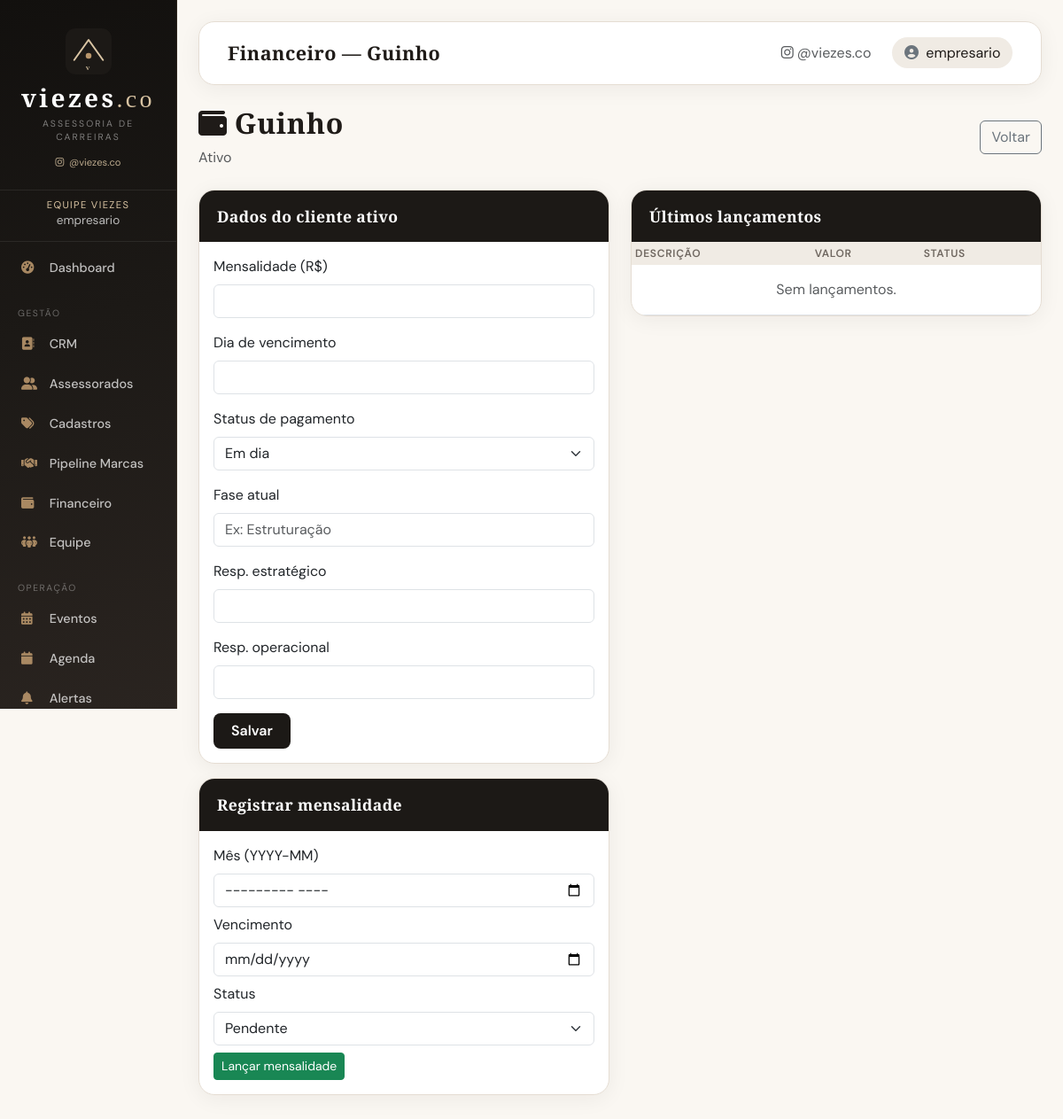
Page /financeiro/clientes/1 (signed in) on the committed database.
### app/models.py (models this page shows, shortened)
class User(UserMixin, db.Model):
    id = db.Column(db.Integer, primary_key=True)
    username = db.Column(db.String(80), unique=True, nullable=False)
    email = db.Column(db.String(120), unique=True, nullable=False)
    password_hash = db.Column(db.String(255), nullable=False)
    is_manager = db.Column(db.Boolean, default=False)  # True para empresário
    artist_id = db.Column(db.Integer, db.ForeignKey('artist.id'), nullable=True)
    display_name = db.Column(db.String(120), nullable=True)
    team_role = db.Column(db.String(40), nullable=True)  # estrategico, operacional, captacao
    phone = db.Column(db.String(20), nullable=True)
    is_active_user = db.Column(db.Boolean, default=True)
    created_at = db.Column(db.DateTime, default=datetime.utcnow)
    google_token = db.Column(db.Text, nullable=True)
    artist = db.relationship('Artist', backref='user_account', uselist=False)

class Artist(db.Model):
    id = db.Column(db.Integer, primary_key=True)
    name = db.Column(db.String(100), nullable=False)
    stage_name = db.Column(db.String(100), nullable=False)
    email = db.Column(db.String(120), nullable=False)
    phone = db.Column(db.String(20), nullable=True)
    artist_type_id = db.Column(db.Integer, db.ForeignKey('artist_type.id'), nullable=False)
    genre = db.Column(db.String(50), nullable=True)  # Gênero específico dentro do tipo
    description = db.Column(db.Text, nullable=True)
    color = db.Column(db.String(7), nullable=False)  # Cor em hex para agenda
    created_at = db.Column(db.DateTime, default=datetime.utcnow)
    is_active = db.Column(db.Boolean, default=True)
    client_status = db.Column(db.String(20), default='ativo')  # lead, onboarding, ativo, inativo
    service_type = db.Column(db.String(30), nullable=True)  # legado — use service_type_id
    service_type_id = db.Column(db.Integer, db.ForeignKey('catalog_item.id'), nullable=True)
    niche = db.Column(db.String(120), nullable=True)
    city = db.Column(db.String(80), nullable=True)
    state = db.Column(db.String(2), nullable=True)
    instagram = db.Column(db.String(120), nullable=True)
    onboarding_progress = db.Column(db.Integer, default=0)  # 0-100
    lead_id = db.Column(db.Integer, db.ForeignKey('lead.id'), nullable=True)
    onboarding_data = db.Column(db.Text, nullable=True)  # JSON — campos das planilhas
    entry_date = db.Column(db.Date, nullable=True)
    monthly_fee = db.Column(db.Numeric(12, 2), nullable=True)
    payment_status = db.Column(db.String(30), default='em_dia')  # em_dia, pendente, atrasado
    payment_due_day = db.Column(db.Integer, nullable=True)  # dia do mês
    current_phase = db.Column(db.String(80), nullable=True)
    strategic_manager = db.Column(db.String(120), nullable=True)
    operational_manager = db.Column(db.String(120), nullable=True)
    events = db.relationship('Event', backref='artist', lazy=True, cascade='all, delete-orphan')
    financial_records = db.relationship('FinancialRecord', backref='artist', lazy=True)
    brand_deals = db.relationship('BrandDeal', backref='artist', lazy=True)
    onboarding_tasks = db.relationship(
        'OnboardingTask', backref='artist', lazy=True, cascade='all, delete-orphan'
    )
    contract = db.relationship('ArtistContract', backref='artist', uselist=False, cascade='all, delete-orphan')
    onboarding_documents = db.relationship(
        'OnboardingDocument', backref='artist', lazy=True, cascade='all, delete-orphan'
    )
    rate_card_lines = db.relationship(
        'RateCardLine', backref='artist', lazy=True, cascade='all, delete-orphan'
    )
    dream_brands = db.relationship(
        'DreamBrand', backref='artist', lazy=True, cascade='all, delete-orphan'
    )
    partnership_history = db.relationship(
        'BrandPartnershipHistory', backref='artist', lazy=True, cascade='all, delete-orphan'
    )
    goals = db.relationship('ArtistGoal', backref='artist', lazy=True, cascade='all, delete-orphan')
    accesses = db.relationship('ArtistAccess', backref='artist', lazy=True, cascade='all, delete-orphan')
    availability_slots = db.relationship(
        'ArtistAvailability', backref='artist', lazy=True, cascade='all, delete-orphan'
    )
    onboarding_meetings = db.relationship(
        'OnboardingMeeting', backref='artist', lazy=True, cascade='all, delete-orphan'
    )
    digital_presence = db.relationship(
        'DigitalPresence', backref='artist', lazy=True, cascade='all, delete-orphan'
    )
    service_type_ref = db.relationship('CatalogItem', foreign_keys=[service_type_id])
    @property
    def client_status_label(self):
        labels = {
            'lead': 'Lead',
            'onboarding': 'Onboarding',
            'ativo': 'Ativo',
            'inativo': 'Inativo',
        }
        return labels.get(self.client_status, self.client_status)

### app/finance/routes.py (the view, shortened to what this page needs)
@bp.route('/clientes/<int:artist_id>', methods=['GET', 'POST'])
@login_required
def client_detail(artist_id):
    if not _manager_required():
        return redirect(url_for('main.dashboard'))
    artist = Artist.query.get_or_404(artist_id)
    records = FinancialRecord.query.filter_by(artist_id=artist_id).order_by(
        FinancialRecord.created_at.desc()
    ).limit(20).all()
    return render_template('finance/client_detail.html', artist=artist, records=records)

### app/__init__.py (called while the page is built)
@login_manager.user_loader
def load_user(user_id):
    from app.models import User
    return User.query.get(int(user_id))

### app/finance/routes.py (called while the page is built)
def _manager_required():
    if not current_user.is_manager:
        flash('Acesso restrito.', 'error')
        return False
    return True

### app/templates/finance/client_detail.html (shortened to what this page needs)
{% extends "base.html" %}
{% block page_title %}Financeiro — {{ artist.stage_name }}{% endblock %}
{% block content %}
<div class="row mb-4">
    <div class="col-12 d-flex justify-content-between align-items-center flex-wrap gap-2">
        <div>
            <h2><i class="fas fa-wallet me-2"></i>{{ artist.stage_name }}</h2>
            <p class="text-muted mb-0">{{ artist.client_status_label }}</p>
        </div>
        <a href="{{ url_for('finance.clients') }}" class="btn btn-outline-secondary">Voltar</a>
    </div>
</div>
<div class="row">
    <div class="col-lg-6 mb-4">
        <div class="card">
            <div class="card-header">Dados do cliente ativo</div>
            <div class="card-body">
                <form method="post">
                    <div class="mb-3">
                        <label class="form-label">Mensalidade (R$)</label>
                        <input type="text" name="monthly_fee" class="form-control"
                               value="{% if artist.monthly_fee %}{{ '%.2f'|format(artist.monthly_fee) }}{% endif %}">
                    </div>
                    <div class="mb-3">
                        <label class="form-label">Dia de vencimento</label>
                        <input type="number" name="payment_due_day" class="form-control" min="1" max="31"
                               value="{{ artist.payment_due_day or '' }}">
                    </div>
                    <div class="mb-3">
                        <label class="form-label">Status de pagamento</label>
                        <select name="payment_status" class="form-select">
                            <option value="em_dia" {% if artist.payment_status == 'em_dia' %}selected{% endif %}>Em dia</option>
                        </select>
                    </div>
                    <div class="mb-3">
                        <label class="form-label">Fase atual</label>
                        <input type="text" name="current_phase" class="form-control"
                               value="{{ artist.current_phase or '' }}" placeholder="Ex: Estruturação">
                    </div>
                    <div class="mb-3">
                        <label class="form-label">Resp. estratégico</label>
                        <input type="text" name="strategic_manager" class="form-control"
                               value="{{ artist.strategic_manager or '' }}">
                    </div>
                    <div class="mb-3">
                        <label class="form-label">Resp. operacional</label>
                        <input type="text" name="operational_manager" class="form-control"
                               value="{{ artist.operational_manager or '' }}">
                    </div>
                    <button type="submit" class="btn btn-primary">Salvar</button>
                </form>
            </div>
        </div>
        <div class="card mt-3">
            <div class="card-header">Registrar mensalidade</div>
            <div class="card-body">
                <form method="post" action="{{ url_for('finance.register_monthly_fee', artist_id=artist.id) }}">
                    <div class="mb-2">
                        <label class="form-label">Mês (YYYY-MM)</label>
                        <input type="month" name="reference_month" class="form-control" required>
                    </div>
                    <div class="mb-2">
                        <label class="form-label">Vencimento</label>
                        <input type="date" name="due_date" class="form-control">
                    </div>
                    <div class="mb-2">
                        <label class="form-label">Status</label>
                        <select name="payment_status" class="form-select">
                            <option value="pendente">Pendente</option>
                        </select>
                    </div>
                    <button type="submit" class="btn btn-success btn-sm">Lançar mensalidade</button>
                </form>
            </div>
        </div>
    </div>
    <div class="col-lg-6">
        <div class="card">
            <div class="card-header">Últimos lançamentos</div>
            <div class="card-body p-0">
                <table class="table table-sm mb-0">
                    <thead><tr><th>Descrição</th><th>Valor</th><th>Status</th></tr></thead>
                    <tbody>
                        {% for r in records %}
                        <tr>
                            <td>{{ r.description }}</td>
                            <td>R$ {{ '%.2f'|format(r.amount) }}</td>
                            <td>{{ r.payment_status_label }}</td>
                        </tr>
                        {% else %}
                        <tr><td colspan="3" class="text-muted text-center py-3">Sem lançamentos.</td></tr>
                        {% endfor %}
                    </tbody>
                </table>
            </div>
        </div>
    </div>
</div>
{% endblock %}

### app/templates/base.html (shortened to what this page needs)
<!DOCTYPE html>
<html lang="pt-BR">
<head>
    <link href="https://cdn.jsdelivr.net/npm/bootstrap@5.3.0/dist/css/bootstrap.min.css" rel="stylesheet">
    <link href="https://cdnjs.cloudflare.com/ajax/libs/font-awesome/6.5.1/css/all.min.css" rel="stylesheet">
    <link href="https://cdn.jsdelivr.net/npm/fullcalendar@6.1.4/index.global.min.css" rel="stylesheet">
    <link href="{{ url_for('static', filename='css/viezes.css') }}" rel="stylesheet">
</head>
<body class="{% block body_class %}{% endblock %}">
    <div class="container-fluid">
        <div class="row">
            {% if current_user.is_authenticated %}
            <div class="col-md-2 px-0 desktop-sidebar">
                <div class="sidebar py-2">
                    {% include '_viezes_brand.html' %}
                    <div class="sidebar-user">
                        <div class="role">{% if current_user.is_manager %}Equipe Viezes{% else %}Assessorado{% endif %}</div>
                        <div class="name">{{ current_user.display_name or current_user.username }}</div>
                    </div>
                    {% include '_sidebar_nav.html' %}
                </div>
            </div>
            {% endif %}
            <div class="{% if current_user.is_authenticated %}col-md-10{% else %}col-12{% endif %} px-0">
                <div class="main-content p-4">
                    {% if current_user.is_authenticated %}
                    <nav class="navbar navbar-expand-lg top-navbar mb-4">
                        <div class="container-fluid">
                            <span class="navbar-brand mb-0">
                                {% block page_title %}Painel{% endblock %}
                            </span>
                            <div class="navbar-nav ms-auto align-items-center">
                                <a href="https://www.instagram.com/viezes.co" target="_blank" rel="noopener"
                                   class="nav-link d-none d-md-inline text-muted small me-3">
                                    <i class="fab fa-instagram me-1"></i>@viezes.co
                                </a>
                                <span class="user-pill">
                                    <i class="fas fa-circle-user me-1 text-secondary"></i>
                                    {{ current_user.display_name or current_user.username }}
                                </span>
                            </div>
                        </div>
                    </nav>
                    {% endif %}
                    {% block content %}{% endblock %}
                </div>
            </div>
        </div>
    </div>
</body>
</html>

### app/static/css/viezes.css (style rules this page uses)
:root { --vz-black: #12100e; --vz-espresso: #1c1916; --vz-brown: #2d2824; --vz-cream: #faf7f2; --vz-linen: #f0ebe4; --vz-sand: #e5ddd3; --vz-gold: #b8956b; --vz-gold-dark: #96784f; --vz-gold-light: #d9c4a3; --vz-rose: #9e7b7b; --vz-rose-soft: #e8d8d8; --vz-text: #1f1b18; --vz-text-muted: #6f6760; --vz-white: #ffffff; --vz-success: #5a7d5c; --vz-warning: #c4a035; --vz-danger: #b85c5c; --vz-radius: 12px; --vz-radius-lg: 18px; --vz-shadow: 0 4px 24px rgba(28, 25, 22, 0.06); --vz-shadow-lg: 0 12px 40px rgba(28, 25, 22, 0.1); --font-display: 'Cormorant Garamond', Georgia, serif; --font-body: 'DM Sans', system-ui, sans-serif; --sidebar-width: 260px; }
.btn-primary { --bs-btn-bg: var(--vz-espresso); --bs-btn-border-color: var(--vz-espresso); --bs-btn-hover-bg: var(--vz-brown); --bs-btn-hover-border-color: var(--vz-brown); --bs-btn-active-bg: var(--vz-black); --bs-btn-focus-shadow-rgb: 184, 149, 107; }
body { font-family: var(--font-body); color: var(--vz-text); background: var(--vz-cream); -webkit-font-smoothing: antialiased; }
h1, h2, h3, h4, h5, h6, .navbar-brand, .card-header, .brand-display { font-family: var(--font-display); font-weight: 600; letter-spacing: 0.02em; }
.sidebar, .mobile-sidebar { background: linear-gradient(165deg, var(--vz-black) 0%, var(--vz-espresso) 45%, #2a2420 100%); border-right: 1px solid rgba(184, 149, 107, 0.15); }
@media (min-width: 769px) { .desktop-sidebar { position: sticky; top: 0; height: 100vh; align-self: flex-start; } }
@media (min-width: 769px) { .desktop-sidebar .sidebar { height: 100vh; overflow-y: auto; overflow-x: hidden; } }
.main-content { background: var(--vz-cream); min-height: 100vh; }
.top-navbar { background: var(--vz-white) !important; border: 1px solid var(--vz-sand); border-radius: var(--vz-radius-lg); box-shadow: var(--vz-shadow); padding: 0.85rem 1.25rem; }
.top-navbar .navbar-brand { color: var(--vz-text) !important; font-size: 1.35rem; }
.top-navbar .user-pill { background: var(--vz-linen); padding: 0.35rem 0.85rem; border-radius: 999px; color: var(--vz-text); }
.card { border: 1px solid var(--vz-sand); border-radius: var(--vz-radius-lg); box-shadow: var(--vz-shadow); background: var(--vz-white); overflow: hidden; }
.card-header { background: var(--vz-espresso); color: var(--vz-white); border: none; padding: 1rem 1.25rem; font-size: 1.1rem; }
.btn-primary { background: var(--vz-espresso); border: none; border-radius: 8px; font-weight: 600; padding: 0.5rem 1.25rem; }
.table { --bs-table-bg: transparent; }
.table thead th { background: var(--vz-linen); color: var(--vz-text-muted); font-size: 0.75rem; text-transform: uppercase; letter-spacing: 0.06em; font-weight: 600; border: none; }
a { color: var(--vz-gold-dark); }

### app/templates/base.html (style rules this page uses)
.sidebar { min-height: 100vh; }
.sidebar-user { text-align: center; padding: 0 0.5rem 0.75rem; border-bottom: 1px solid rgba(255,255,255,0.08); margin-bottom: 0.5rem; }
.sidebar-user .role { font-size: 0.7rem; text-transform: uppercase; letter-spacing: 0.12em; color: var(--vz-gold-light); }
.sidebar-user .name { font-size: 0.85rem; color: rgba(255,255,255,0.7); }

### rows in the picture
User: display_name+username "empresario"
Artist: stage_name "Guinho", client_status_label "Ativo", payment_status "Em dia"
